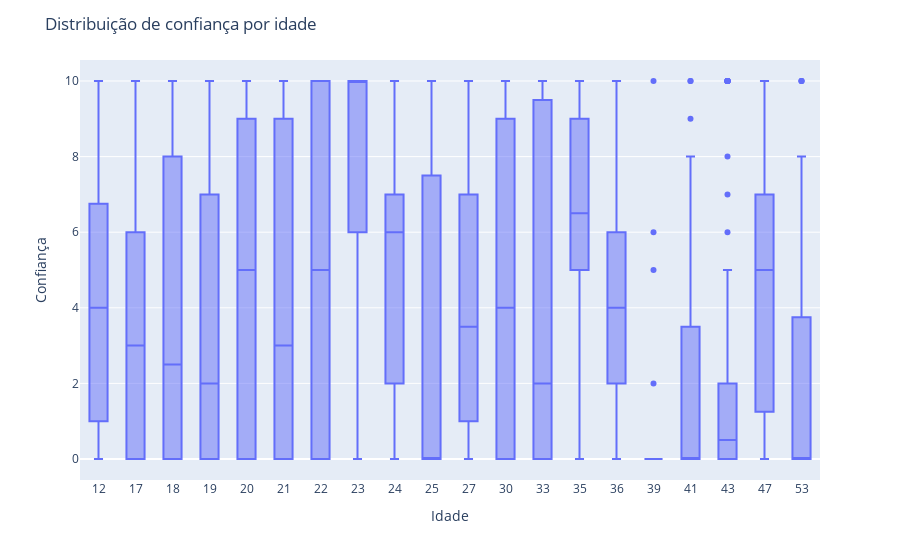

The code cell stored with this chart in its notebook:
### Markdown cell above
Por fim, gostaria de realizar uma análise da média de confiança por idade. Para isso, achei conveniente utilizar o boxplot.

### Code cell
# plot
fig = px.box(df2.sort_values(by=['Idade']), x='Idade', y= df2.drop(columns=['Idade', 'Genero']).columns)
# changes the scale of x axis
fig.update_xaxes(type='category')
# add title
fig.update_layout(title_text='Distribuição de confiança por idade')
# add axis titles
fig.update_xaxes(title_text='Idade')
fig.update_yaxes(title_text='Confiança')
# show
fig.show()

### Figure 1 — Plotly figure (JSON) as saved in the notebook; plotly's stock layout.template omitted (floating-point values rounded to 4 significant figures; data arrays with more than 128 entries replaced by an {"elided": "..."} marker saying what was removed)
{"data": [{"alignmentgroup": "True", "hovertemplate": "Idade=%{x}<br>value=%{y}<extra></extra>", "legendgroup": "", "marker": {"color": "#636efa"}, "name": "", "notched": false, "offsetgroup": "", "orientation": "v", "showlegend": false, "type": "box", "x": {"elided": "3500 int values"}, "x0": " ", "xaxis": "x", "y": {"elided": "3500 int values"}, "y0": " ", "yaxis": "y"}], "layout": {"boxmode": "group", "legend": {"tracegroupgap": 0}, "margin": {"t": 60}, "title": {"text": "Distribuição de confiança por idade"}, "xaxis": {"anchor": "y", "domain": [0, 1], "title": {"text": "Idade"}, "type": "category"}, "yaxis": {"anchor": "x", "domain": [0, 1], "title": {"text": "Confiança"}}}}
